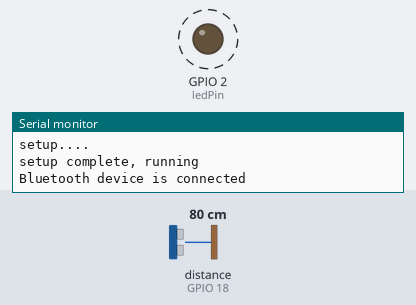
This sketch was run on a simulated ESP32. On the bench: output pins drawn as LEDs (lit = HIGH), the last lines printed to the serial monitor. Wiring (inferred from the names in the program): ultrasonic range finder: trigger GPIO 5; echo GPIO 18. Dashed ring = blinking. The inputs (shaded band) are chosen by the test bench; at power-on: distance to the obstacle (sensor on GPIO 18) 80 cm. The echo pulse lasts 58.3 µs per cm; nothing arrives over Bluetooth unless stated; pins used as bus, display or sensor lines are not drawn.

Above: at 2.9 s.
At 4.8 s:
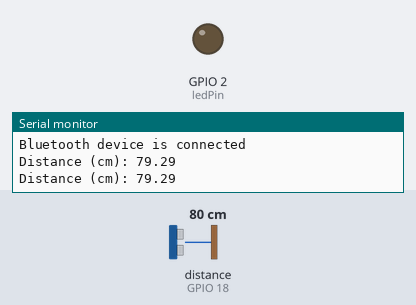
4.9 s: distance to the obstacle (sensor on GPIO 18) set to 12 cm
6.5 s: distance to the obstacle (sensor on GPIO 18) set to 9 cm
At 8.4 s:
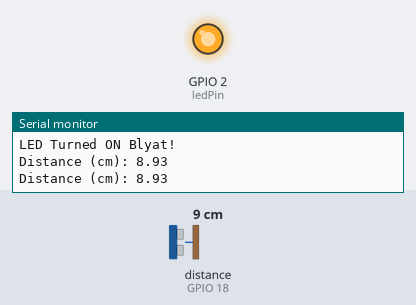
Timing chart, 0 to 9.9 s (numbered marks = the images above; inputs shaded):
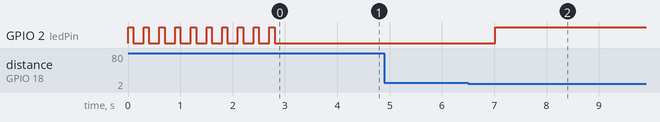

The sketch:

EchoSensorBT.ino
```cpp
#include "BluetoothSerial.h"  // include BT to serial library
const int ledPin = 2;
const int trigPin = 5;
const int echoPin = 18;

bool isConnected = false;
bool isSetupDone = false;
bool isLedOn = false;
//define sound speed in cm/uS
#define SOUND_SPEED 0.034
#define CM_TO_INCH 0.393701

#if !defined(CONFIG_BT_ENABLED) || !defined(CONFIG_BLUEDROID_ENABLED)
#error Bluetooth is not enabled! Please run `make menuconfig` to and enable it
#endif

BluetoothSerial SerialBT;  // Create a BT class instance

long duration;
float distanceCm;
float distanceInch;


void setup() {
  Serial.begin(115200);      // Starts the serial communication
  pinMode(trigPin, OUTPUT);  // Sets the trigPin as an Output
  pinMode(echoPin, INPUT);   // Sets the echoPin as an Input
  pinMode(ledPin, OUTPUT);   // Sets built-in led to output
  Serial.println("setup....");
  SerialBT.begin("ESP32BT BY JACOB");  // Bluetooth device name
}

void loop() {
  // Clears the trigPin

  digitalWrite(trigPin, LOW);
  delayMicroseconds(2);
  // Flag for setup is done
  if (!isSetupDone) {
    Serial.println("setup complete, running");
    isSetupDone = true;
  }
  // Check if a Bluetooth device is connected
  if (SerialBT.hasClient()) {
    if (!isConnected) {
      // A device just connected
      Serial.println("Bluetooth device is connected");
      SerialBT.println("The device started, now you can pair it with bluetooth!");
      for (int i = 0; i < 10; i++) {
        digitalWrite(ledPin, HIGH);
        delay(100);
        digitalWrite(ledPin, LOW);
        delay(200);
      }

      isConnected = true;
    }
  } else {
    isConnected = false;
  }

  // Sets the trigPin on HIGH state for 10 micro seconds
  digitalWrite(trigPin, HIGH);
  delayMicroseconds(10);
  digitalWrite(trigPin, LOW);

  // Reads the echoPin, returns the sound wave travel time in microseconds
  duration = pulseIn(echoPin, HIGH);

  // Calculate the distance
  distanceCm = duration * SOUND_SPEED / 2;
  if (distanceCm < 10) {
    digitalWrite(ledPin, HIGH);
    if (!isLedOn) {
      Serial.println("Distance is less than 10CM!");
      Serial.println("LED Turned ON Blyat!");
      SerialBT.println("Distance is less than 10CM!");
      SerialBT.println("LED Turned ON Blyat!");
      isLedOn = true;
    }
  } else {
    digitalWrite(ledPin, LOW);
    if (isLedOn) {
      Serial.println("LED OFF");
      SerialBT.println("LED OFF");
    }
    isLedOn = false;
  }
  // Convert to inches
  distanceInch = distanceCm * CM_TO_INCH;
  // Prints the distance in the Serial Monitor
  Serial.print("Distance (cm): ");
  Serial.println(distanceCm);


  delay(1000);
}
```

Measured:
- the behaviour switches between 11 and 10 cm on distance to the obstacle (sensor on GPIO 18) (found by bisection; images 1 and 2)
- after the input at 6.5 s, GPIO 2 (ledPin): LOW → HIGH after 0.52 s
- by itself, GPIO 2 (ledPin): alternates HIGH for 0.10 s and LOW for 0.20 s, 20 changes in all, then stays LOW
